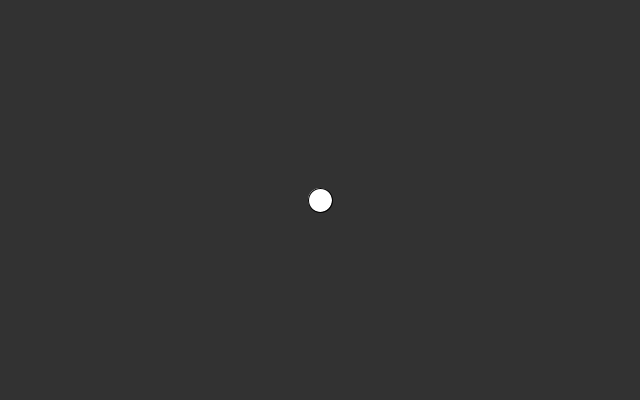
Frame 1 (no input)
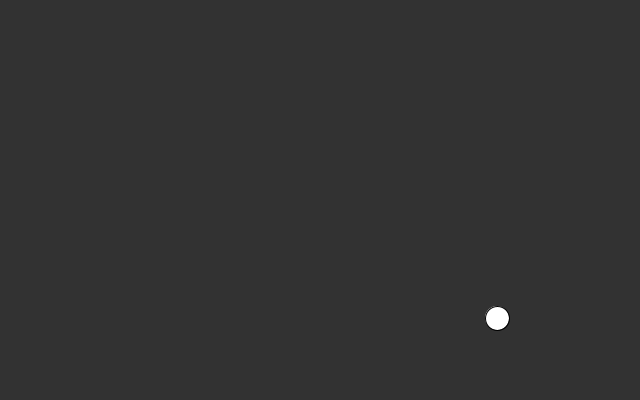
Frame 60 (the mouse pressed at the canvas centre just before this capture)
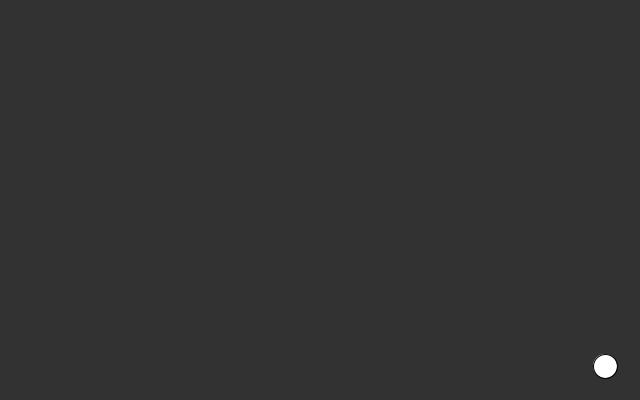
Frame 120 (the mouse held since frame 60 and released just before this capture)

The Processing sketch that drew these frames (run headless with seeded random() and noise(); from frame 60 on, the mouse is pressed at the canvas centre):

// Processing sketch: bounce_using_vector
// ── bounce_using_vector.pde
Ball b;
void setup(){
  size(640,400);
     b = new Ball();
}
void draw(){

  background(50);
  b.display();
}


class Ball{
  PVector location;
PVector velocity;
Ball(){
 location = new PVector(width/2,height/2);
  velocity = new PVector(3,2);
}
void display(){
  ellipse(location.x, location.y,24,24);

  location.add(velocity);
  if((location.x>width) || (location.x<0)){
   velocity.x = - velocity.x; 
  }else if(location.y>height || location .y < 0){
    velocity.y = - velocity.y;
  }
}
  
}
